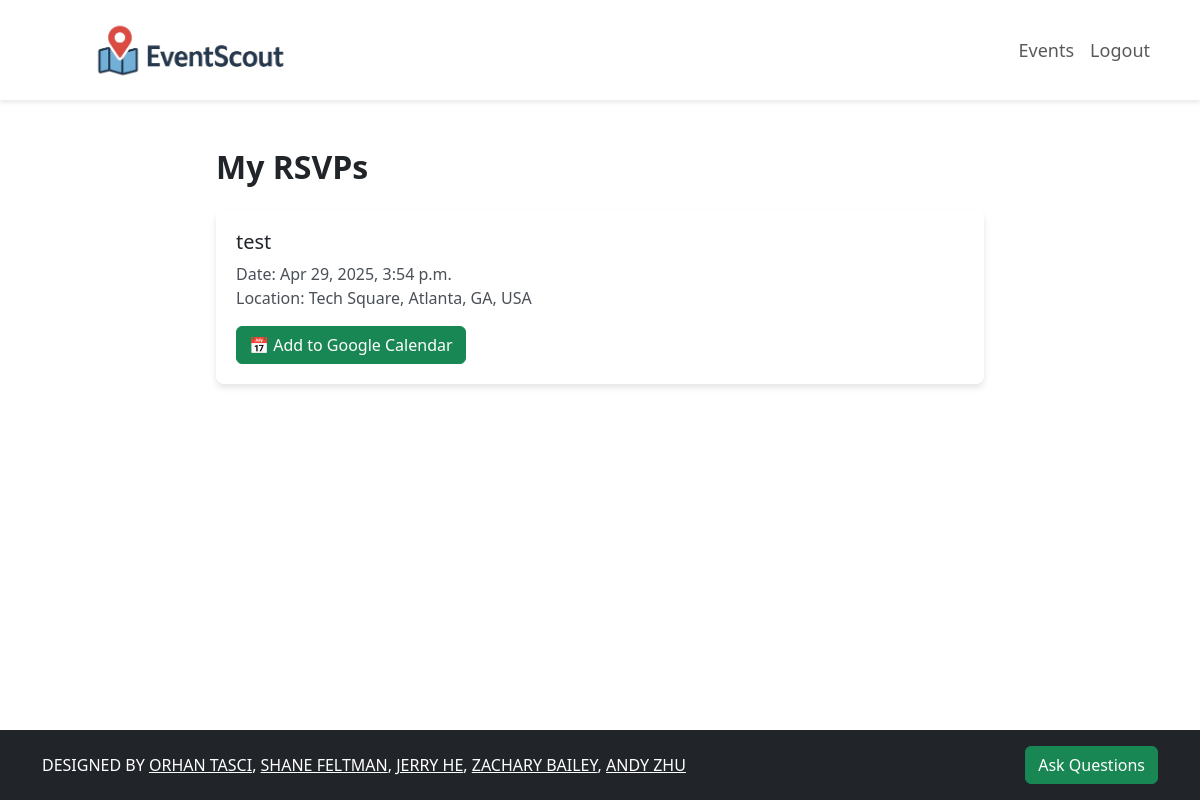
/events/my-rsvps/ (signed in), run on the app's committed database.
### createEvents/models.py (models this page shows, shortened)
class RSVP(models.Model):
    event = models.ForeignKey(Event, on_delete=models.CASCADE, related_name='rsvps')
    first_name = models.CharField(max_length=100)
    last_name = models.CharField(max_length=100)
    email = models.EmailField()
    phone = models.CharField(max_length=20)
    gender = models.CharField(max_length=100, choices = genderChoices, default = 'other')
    age = models.IntegerField(default = 18)
    created_at = models.DateTimeField(auto_now_add=True)

class Event(models.Model):
    title = models.CharField(max_length=200)
    description = models.TextField()
    location = models.CharField(max_length=255)
    latitude = models.DecimalField(
        max_digits=9,
        decimal_places=6,
        null=True,
        blank=True
    )
    longitude = models.DecimalField(
        max_digits=9,
        decimal_places=6,
        null=True,
        blank=True
    )
    start_time = models.DateTimeField()
    end_time = models.DateTimeField()
    organizer = models.CharField(max_length=255)
    org_email = models.EmailField(max_length=255, default="a@a.com")
    created_at = models.DateTimeField(auto_now_add=True)

### createEvents/views.py (the view)
# urls.py: path('my-rsvps/', views.my_rsvps, name='events.my_rsvps'),
def my_rsvps(request):
    if not request.user.is_authenticated:
        return redirect('/accounts/login/')
    user_email = request.user.email
    my_rsvps = RSVP.objects.filter(email=user_email)
    rsvp_data = []
    for rsvp in my_rsvps:
        event = rsvp.event
        start = event.start_time.strftime("%Y%m%dT%H%M%SZ")
        end = event.end_time.strftime("%Y%m%dT%H%M%SZ")
        params = {
            'action': 'TEMPLATE',
            'text': event.title,
            'dates': f'{start}/{end}',
            'details': event.description,
            'location': event.location,
        }
        calendar_url = "https://www.google.com/calendar/render?" + urlencode(params)
        rsvp_data.append({
            'rsvp': rsvp,
            'calendar_url': calendar_url,
        })
    context = {
        'rsvp_data': rsvp_data
    }
    return render(request, 'createEvents/my_rsvps.html', context)

### createEvents/templates/createEvents/my_rsvps.html (shortened to what this page needs)
{% extends 'base.html' %}
{% block content %}
<div class="rsvps-container">
    <h1 class="fs-2 fw-bold text-dark mb-4">My RSVPs</h1>
    {% if rsvp_data %}
        {% for item in rsvp_data %}
            <div class="rsvp-card card">
                <div class="card-body">
                    <h2 class="card-title">{{ item.rsvp.event.title }}</h2>
                    <p class="card-text mb-0">
                        Date: {{ item.rsvp.event.start_time|date:"M d, Y, g:i a" }}<br>
                        Location: {{ item.rsvp.event.location }}
                    </p>
                    <a href="{{ item.calendar_url }}" target="_blank" class="btn btn-success mt-3">
                        📅 Add to Google Calendar
                    </a>
                </div>
            </div>
        {% endfor %}
    {% else %}
        <p class="text-muted">You have not RSVPed to any events yet.</p>
    {% endif %}
</div>
{% endblock %}

### eventscout/static/css/styles.css (style rules this page uses)
body { margin: 0; font-family: 'Poppins', sans-serif; background-color: #f8f9fa; }

### createEvents/templates/createEvents/my_rsvps.html (style rules this page uses)
.rsvps-container { max-width: 800px; margin: 3rem auto; padding: 0 1rem; }
.rsvp-card { border: none; border-radius: 0.5rem; box-shadow: 0 4px 6px rgba(0, 0, 0, 0.1); margin-bottom: 1.5rem; transition: transform 0.2s ease, box-shadow 0.2s ease; }
.rsvp-card .card-body { padding: 1.25rem; }
.rsvp-card .card-title { margin-bottom: 0.5rem; font-size: 1.25rem; }
.rsvp-card .card-text { color: #495057; }

### data on the page
RSVP: rsvp.event "test", rsvp.event.start_time "Apr 29, 2025, 3:54 p.m.", rsvp.event.location "Tech Square, Atlanta, GA, USA"
